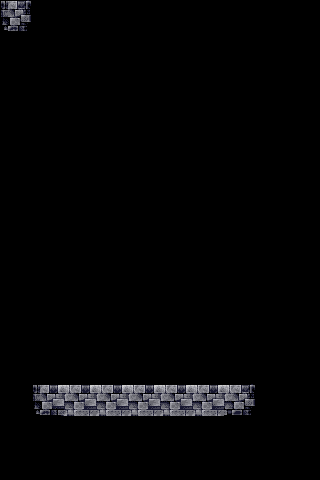

The image is a tile-based game level rendered from a .tmx file. Its description and source (layers, tilesets, objects; grid data summarised) follow:
An orthogonal 10x15 tile map with 32x32 px tiles, 1 tile layer (background).

<map version="1.0" orientation="orthogonal" width="10" height="15" tilewidth="32" tileheight="32">
 <tileset firstgid="1" name="block_image" tilewidth="32" tileheight="32">
  <image source="block_image.png" width="256" height="256" />
 </tileset>
 <layer name="background" width="10" height="15">
  <data>[150 cells, 8 non-empty, 4 distinct tile ids]</data>
 </layer>
</map>